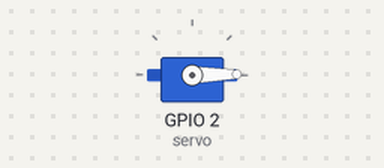
Simulated run of this program. Board: ESP32 board running MicroPython. Parts: servo. Servo angles are drawn from the pulse width (0.5 ms = 0°, 2.5 ms = 180°).

Above: at 0.05 s.
At 0.9 s:
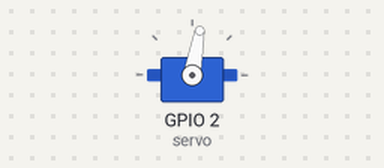
At 1.75 s:
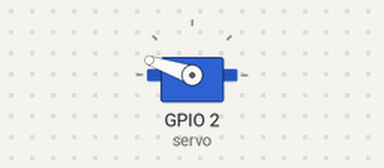
At 3.45 s:
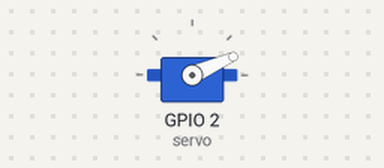
Timing chart, 0 to 8.5 s (numbered marks = the images above):
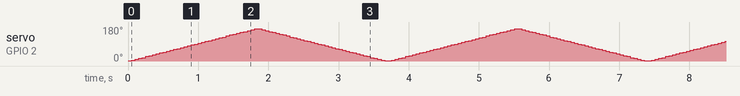

The program:

servo_lib.py
```python
from servo import Servo
import time

# Initialize the servo on pin gpio (adjust pin as needed)
servo = Servo(2)  # Servo(1) corresponds to pin gpio2 on esp32

def sweep_servo():
    while True:
        # Sweep from 0 to 180 degrees
        for angle in range(0, 181, 5):  # Increment by 5 degrees
            servo.move(angle)
            time.sleep_ms(50)  # 50ms delay between steps

        # Sweep back from 180 to 0 degrees
        for angle in range(180, -1, -5):  # Decrement by 5 degrees
            servo.move(angle)
            time.sleep_ms(50)  # 50ms delay between steps

# Start sweeping the servo
sweep_servo()
```

servo.py
```python
from machine import Pin, PWM

class Servo:
    # these defaults work for the standard TowerPro SG90
    __servo_pwm_freq = 50
    __min_u10_duty = 26 - 0 # offset for correction
    __max_u10_duty = 123- 0  # offset for correction
    min_angle = 0
    max_angle = 180
    current_angle = 0.001


    def __init__(self, pin):
        self.__initialise(pin)


    def update_settings(self, servo_pwm_freq, min_u10_duty, max_u10_duty, min_angle, max_angle, pin):
        self.__servo_pwm_freq = servo_pwm_freq
        self.__min_u10_duty = min_u10_duty
        self.__max_u10_duty = max_u10_duty
        self.min_angle = min_angle
        self.max_angle = max_angle
        self.__initialise(pin)


    def move(self, angle):
        # round to 2 decimal places, so we have a chance of reducing unwanted servo adjustments
        angle = round(angle, 2)
        # do we need to move?
        if angle == self.current_angle:
            return
        self.current_angle = angle
        # calculate the new duty cycle and move the motor
        duty_u10 = self.__angle_to_u10_duty(angle)
        self.__motor.duty(duty_u10)

    def __angle_to_u10_duty(self, angle):
        return int((angle - self.min_angle) * self.__angle_conversion_factor) + self.__min_u10_duty


    def __initialise(self, pin):
        self.current_angle = -0.001
        self.__angle_conversion_factor = (self.__max_u10_duty - self.__min_u10_duty) / (self.max_angle - self.min_angle)
        self.__motor = PWM(Pin(pin))
        self.__motor.freq(self.__servo_pwm_freq)
```
